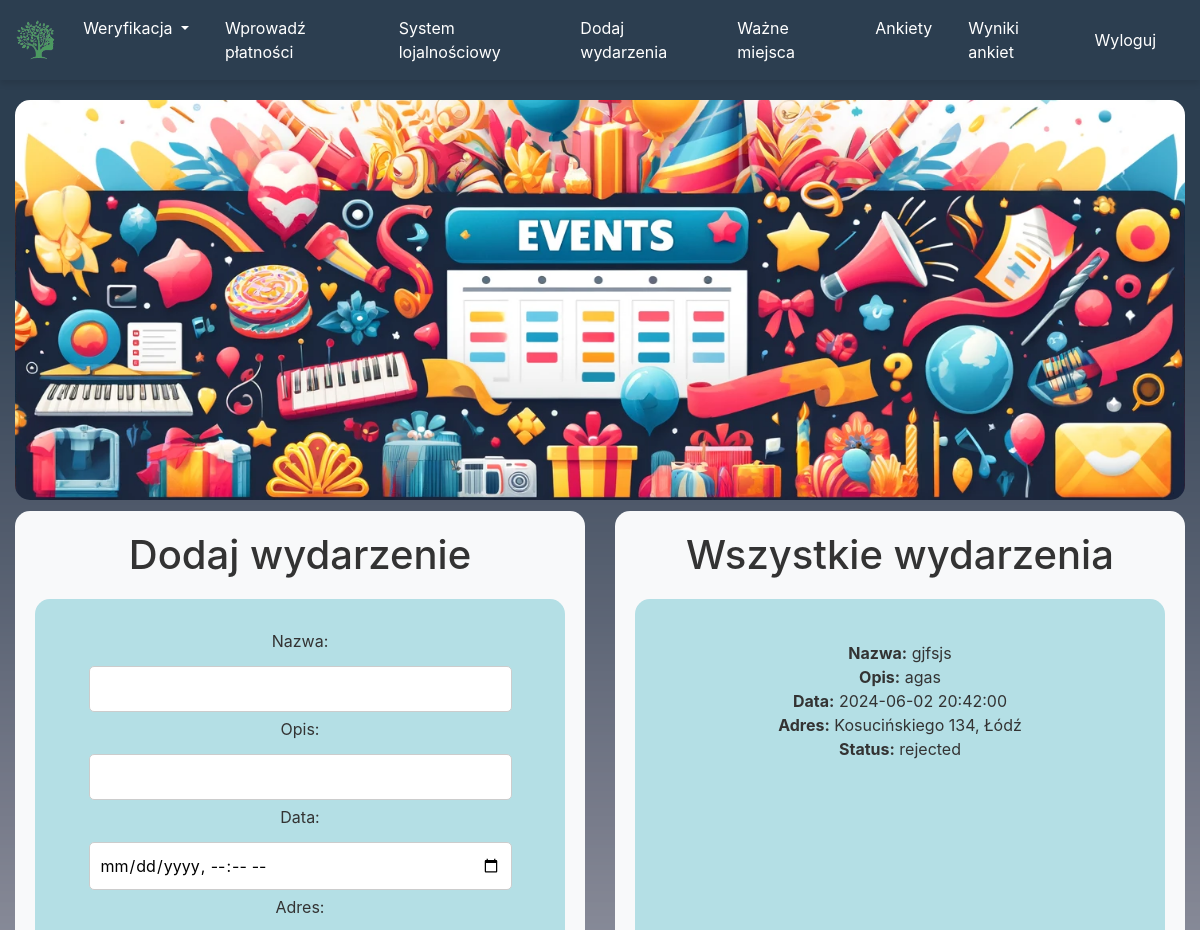
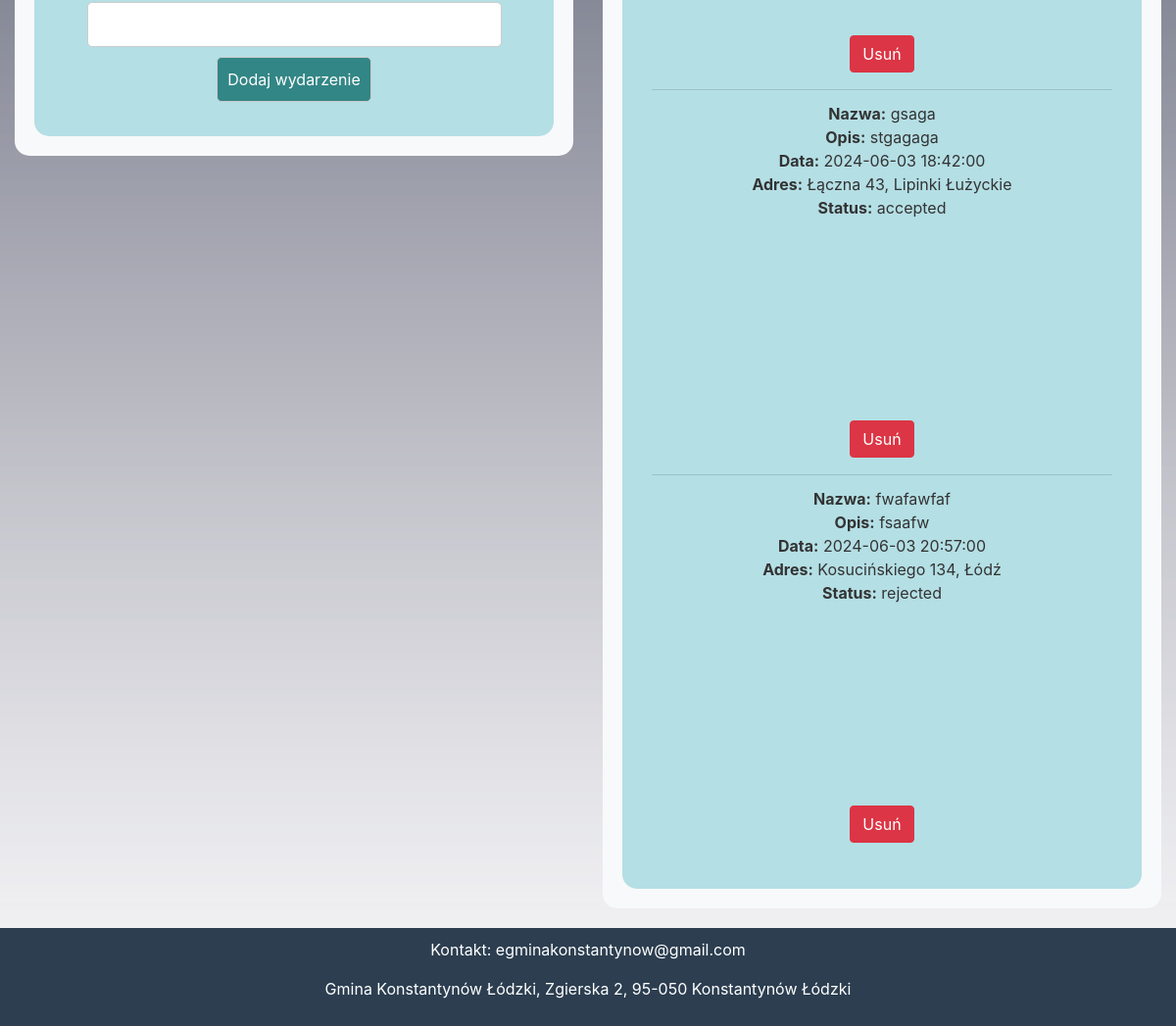
The page /events (signed in) on the database its author committed (2 pictures, top to bottom).
### website/models.py (models this page shows)
class Event(db.Model):
    id = db.Column(db.Integer, primary_key=True)
    data = db.Column(db.String(10000))
    date = db.Column(db.DateTime(timezone=True), default=func.now())
    place = db.Column(db.String(150))
    name = db.Column(db.String(150))
    status = db.Column(db.String(50), default='pending')
    user_id = db.Column(db.Integer, db.ForeignKey('user.id'))
    user = db.relationship('User', back_populates='Events')

### website/views.py (the view, shortened to what this page needs)
@views.route('/events', methods=['GET', 'POST'])
@login_required
def event():
    if current_user.role=="admin":
        user_events = Event.query.order_by(Event.date.asc()).all()
    else:
        user_events = Event.query.filter(Event.user_id == current_user.id, Event.date >= datetime.now()).order_by(Event.date.asc()).all()
    return render_template('events.html', user=current_user, user_events=user_events)

### website/templates/events.html (shortened to what this page needs)
{% extends "base.html" %}
{% block content %}
<div class="banner"></div>
<div class="row">
    <div class="col-md-6">
        <div class="container1">
            <h1 align="center">Dodaj wydarzenie</h1>
            <div class="container_event">
                <form method="POST">
                    <label for="name">Nazwa:</label><br>
                    <input type="text" id="name" name="name" required><br>
                    <label for="data">Opis:</label><br>
                    <input type="text" id="data" name="data" required><br>
                    <label for="date">Data:</label><br>
                    <input type="datetime-local" id="date" name="date" required><br>
                    <label for="place">Adres:</label><br>
                    <input type="text" id="place" name="place" required><br>
                    <button type="submit">Dodaj wydarzenie</button>
                </form>
            </div>
        </div>
    </div>
    <div class="col-md-6">
        <div class="container2">
            <h1 align="center">{% if current_user.role=="admin" %}Wszystkie wydarzenia{% else %}Moje wydarzenia{% endif %}</h1>
            <div class="container_event">
                <ul class="list-group list-group-flush" id="Events">
                    {% if user_events %}
                        {% for event in user_events %}
                            <li class="list-group-item">
                                <strong>Nazwa:</strong> {{ event.name }}<br>
                                <strong>Opis:</strong> {{ event.data }}<br>
                                <strong>Data:</strong> {{ event.date }}<br>
                                <strong>Adres:</strong> {{ event.place }}<br>
                                <strong>Status:</strong> {{ event.status }}<br>
                                <div id="map-{{ event.id }}" style="height: 200px;"></div>
                                <button type="button" class="btn btn-danger" onclick="deleteEvent({{ event.id }})">Usuń</button>
                            </li>
                        {% endfor %}
                    {% else %}
                        <p>Brak wydarzeń do wyświetlenia.</p>
                    {% endif %}
                </ul>
            </div>
        </div>
    </div>
</div>
{% endblock %}

### rows shown on the page
Event: name "gjfsjs", data "agas", date "2024-06-02 20:42:00", place "Kosucińskiego 134, Łódź", status "rejected"
Event: name "gsaga", data "stgagaga", date "2024-06-03 18:42:00", place "Łączna 43, Lipinki Łużyckie", status "accepted", {{ event.id }} 2 (drawn)
Event: name "fwafawfaf", data "fsaafw", date "2024-06-03 20:57:00", place "Kosucińskiego 134, Łódź", status "rejected"
